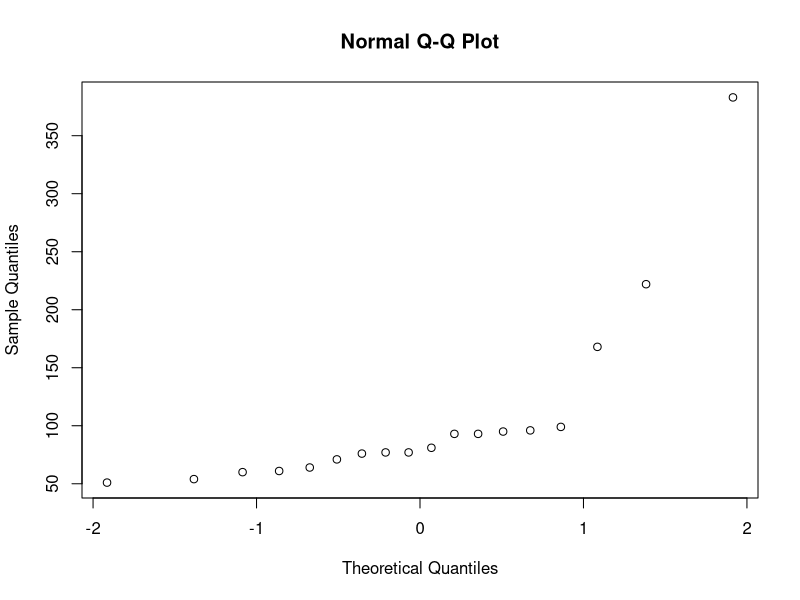
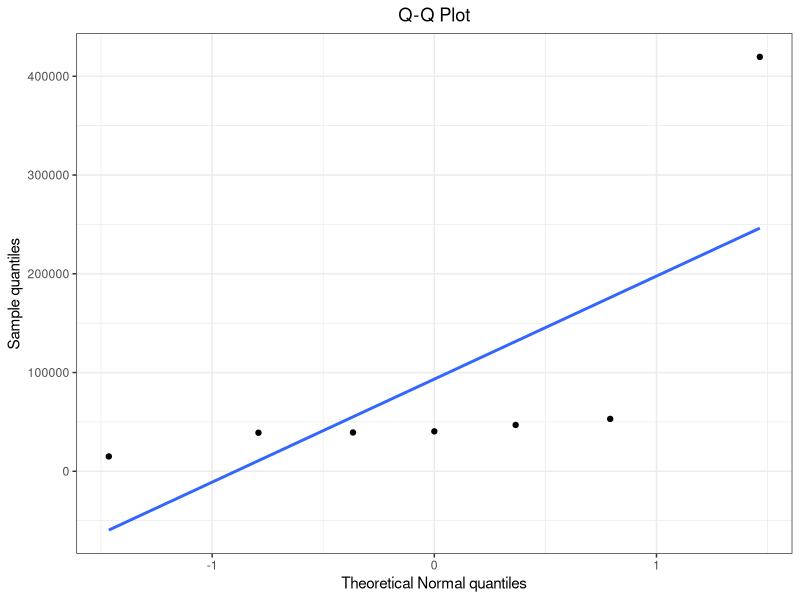
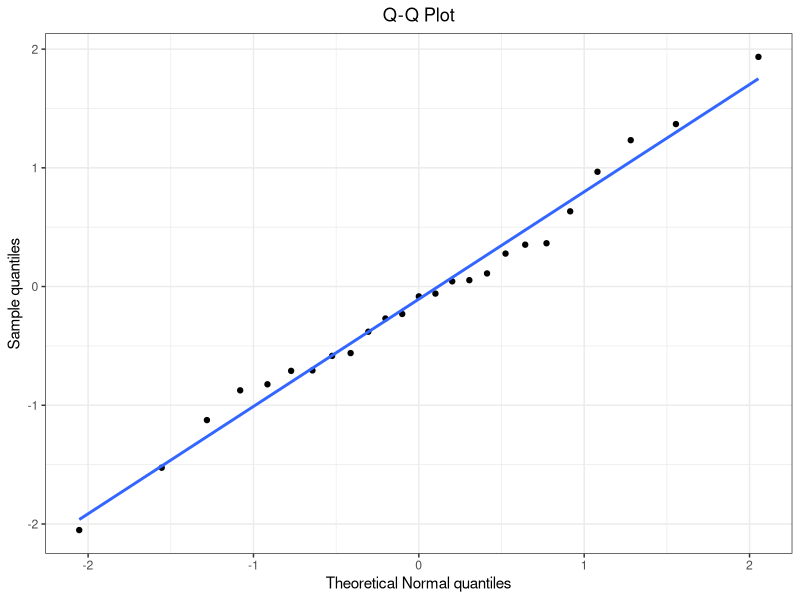
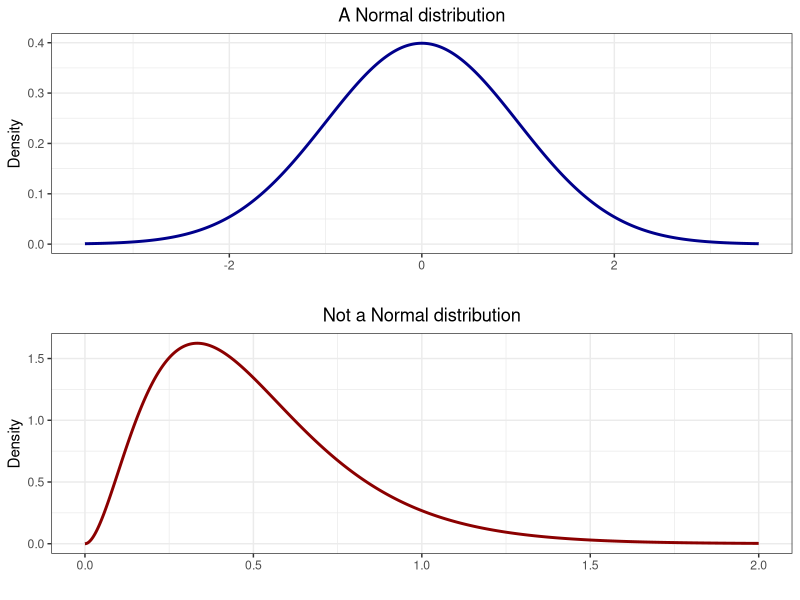
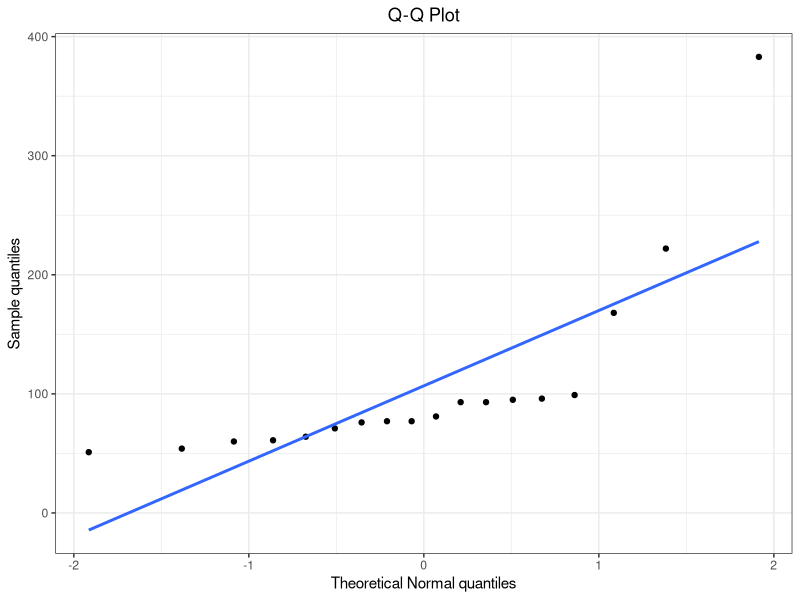

Write R code to recreate these figures, in order.
############ Prereqs ############
options(stringsAsFactors = FALSE, scipen = 600)
oldPar <- par()
os <- Sys.info()["sysname"]
baseDir <- ifelse(os == "Windows", "C:/Users/ptrainor/gdrive", "~/gdrive")

library(tidyverse)
library(ggrepel)

setwd(paste0(baseDir, "/iTeach/AST_505/myLectures/lecture9_MedianInference"))

############ Why the median ############
trueMed <- 40924

set.seed(33)
x <- round(rnorm(6, mean = trueMed, sd = 12000),0)
median(x)
mean(x)

x2 <- c(x, 419640)
median(x2)
mean(x2)

x2 <- x2[order(x2)]
df1 <- data.frame(x = sapply(1:7, function(i) qnorm((i - 0.5)/7)), y = x2)
png(filename = "qq1.png", height = 4, width = 6, units = "in", res = 600)
ggplot(df1, aes(x = x, y = y)) + geom_point() + geom_smooth(method = 'lm', se = FALSE) +
  theme_bw() + ggtitle("Q-Q Plot") + theme(plot.title = element_text(hjust = 0.5)) + 
  labs(x = "Theoretical Normal quantiles", y = "Sample quantiles")
dev.off()

set.seed(333)
x3 <- rnorm(25)
x3 <- x3[order(x3)]
df2 <- data.frame(x = sapply(1:25, function(i) qnorm((i - 0.5)/25)), y = x3)
png(filename = "qq2.png", height = 4, width = 6, units = "in", res = 600)
ggplot(df2, aes(x = x, y = y)) + geom_point() + geom_smooth(method = 'lm', se = FALSE) +
  theme_bw() + ggtitle("Q-Q Plot") + theme(plot.title = element_text(hjust = 0.5)) + 
  labs(x = "Theoretical Normal quantiles", y = "Sample quantiles")
dev.off()

############ Normal versus not normal ############
p1 <- ggplot(data.frame(x = c(-3.5, 3.5)), aes(x)) + 
  stat_function(fun = function(x) dnorm(x), lwd = 1, n = 50000, color = "darkblue") +
  theme_bw() + labs(x = "", y = "Density") + ggtitle("A Normal distribution") +
  theme(plot.title = element_text(hjust = 0.5)) 

p2 <- ggplot(data.frame(x = c(0, 2)), aes(x)) + 
  stat_function(fun = function(x) dgamma(x, 3, 6), lwd = 1, n = 50000, color = "darkred") +
  theme_bw() + labs(x = "", y = "Density") + ggtitle("Not a Normal distribution") +
  theme(plot.title = element_text(hjust = 0.5)) 

png(filename = "NormNotNorm.png", height = 5.5, width = 7, units = "in", res = 600)
show(gridExtra::grid.arrange(p1, p2))
dev.off()

############ Median confidence interval ############
phos <- robustbase::phosphor
phos$plant[16] <- 222
phos$plant[14] <- 383
qqPhos <- qqnorm(phos$plant)

qqPhosDF <- data.frame(x = qqPhos$x, y = qqPhos$y)

png(filename = "phosQQ.png", height = 4, width = 6, units = "in", res = 600)
ggplot(qqPhosDF, aes(x = x, y = y)) + geom_point() + geom_smooth(method = 'lm', se = FALSE) +
  theme_bw() + ggtitle("Q-Q Plot") + theme(plot.title = element_text(hjust = 0.5)) + 
  labs(x = "Theoretical Normal quantiles", y = "Sample quantiles")
dev.off()

pp <- phos$plant[order(phos$plant)]

# Sign test:
w <- pp - 75
B <- sum(w > 0)
wilcox.test(pp, mu = 75, alternative = "greater", conf.int = TRUE, correct = FALSE)
pnorm((12-9) / sqrt(18/4), lower.tail = FALSE)

w2 <- pp - 100
B2 <- sum(w2 > 0)
wilcox.test(pp, mu = 100, alternative = "less", conf.int = TRUE)

############ Melanoma tumors ############
mel <- boot::melanoma
melDied <- mel[mel$status == "1",]
melDied$thickness

w <- melDied$thickness - 1.94
B <- sum(w > 0)

B2 <- (44 - 57/2) / sqrt(57/4)
